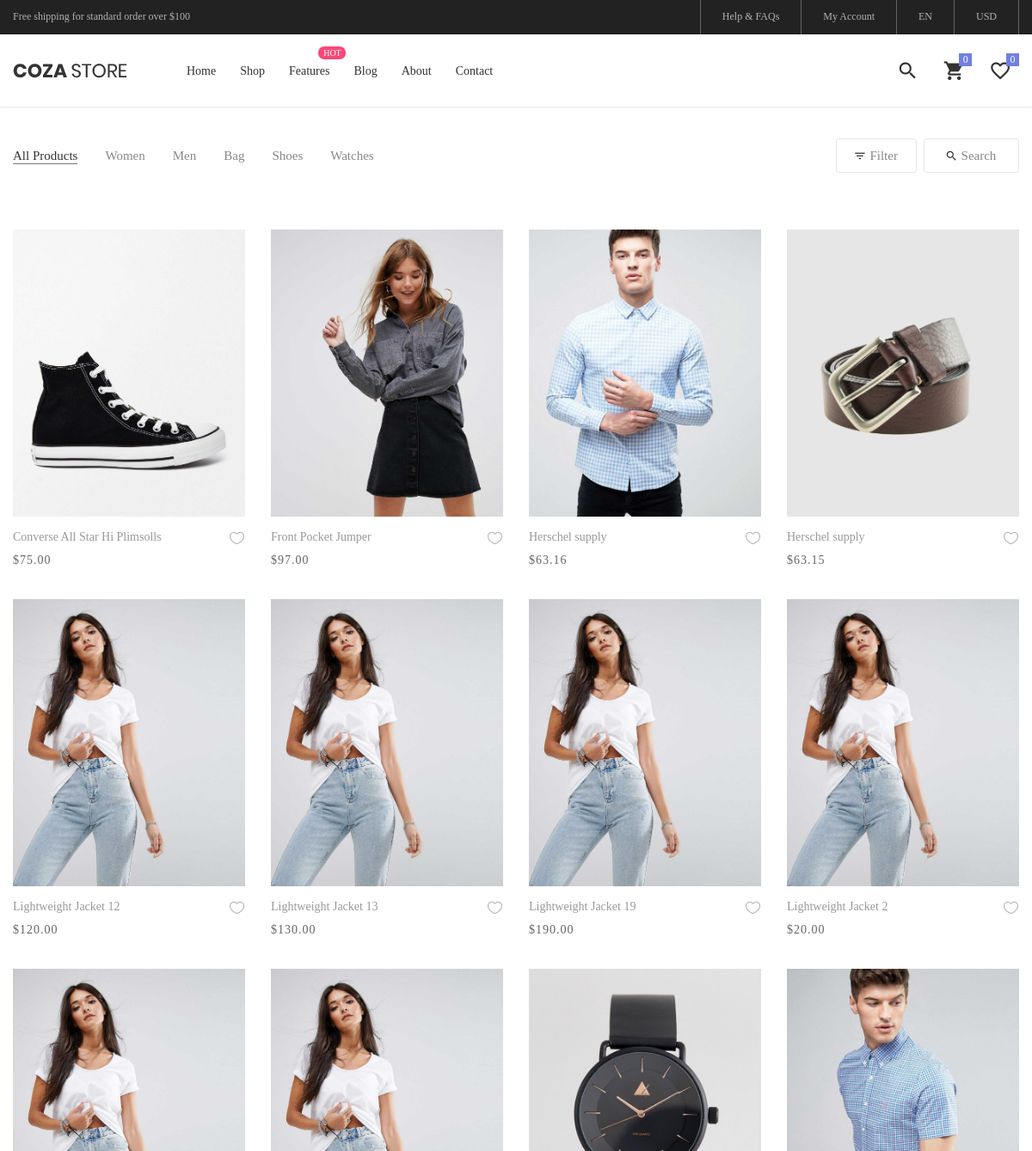
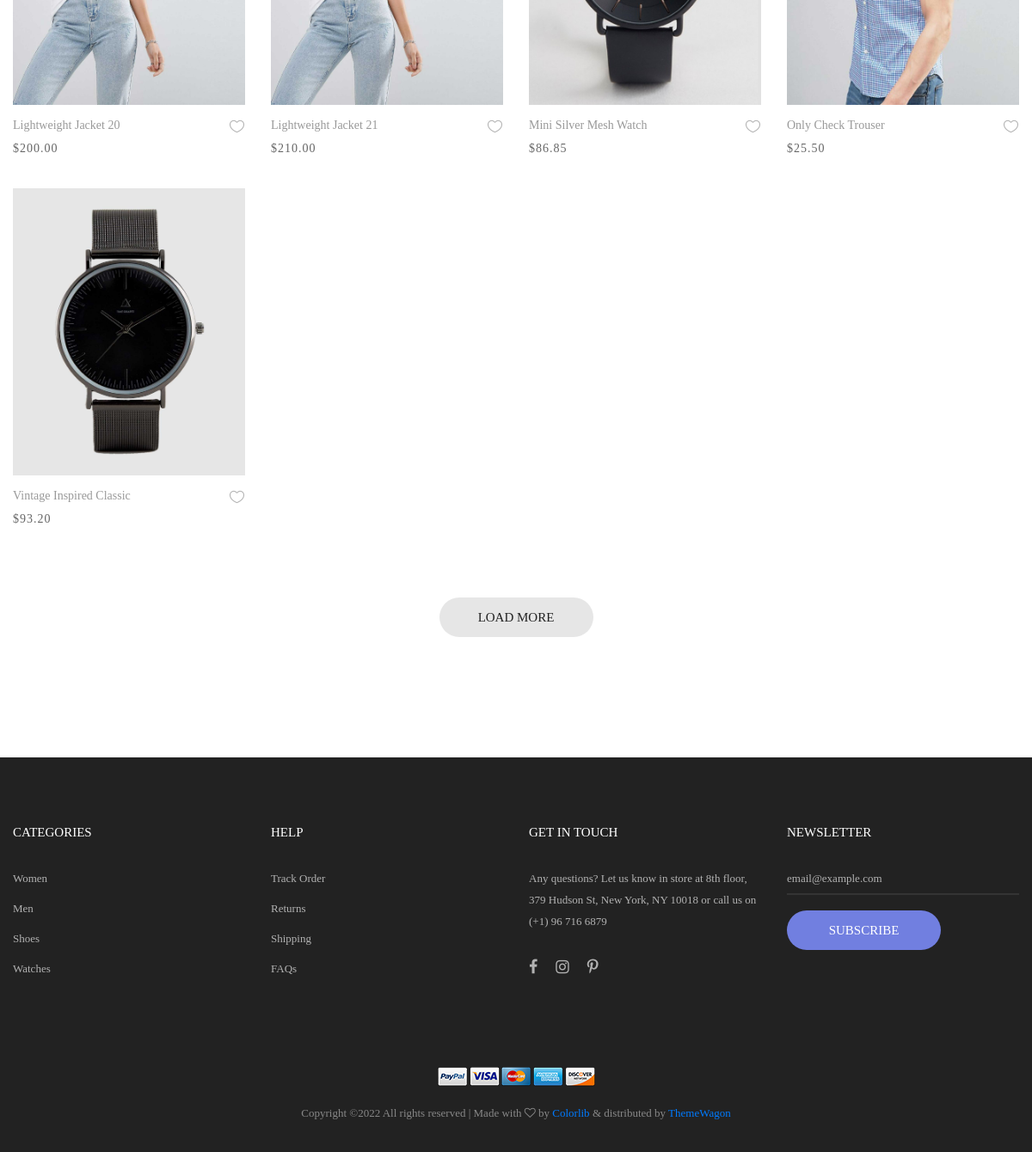
Screenshot of /products/ with the database file from the repository (2 pictures, top to bottom).
### ShopApp/models.py (models this page shows, shortened)
class Product(models.Model):
    category = models.ForeignKey(Category, related_name='products', on_delete=models.CASCADE)
    name = models.CharField(max_length=200, db_index=True)
    slug = models.SlugField(max_length=200, db_index=True)
    image = models.ImageField(upload_to='products/%Y/%m/%d', blank=True)
    description = models.TextField(blank=True)
    price = models.DecimalField(max_digits=10, decimal_places=2)
    stock = models.PositiveIntegerField()
    available = models.BooleanField(default=True)
    created = models.DateTimeField(auto_now_add=True)
    updated = models.DateTimeField(auto_now=True)
    class Meta:
        ordering = ('name',)
        verbose_name = 'Товар'
        verbose_name_plural = 'Товары'
        index_together = (('id', 'slug'),)

### ShopApp/views.py (the view)
# urls.py: path('products/', views.ProductList.as_view(), name='products_list'),
class ProductList(ListView):
    model = Product
    queryset = Product.objects.all()[:16]
    template_name = 'ShopApp/product.html'
    def get_context_data(self, **kwargs):
        context = super(ProductList, self).get_context_data(**kwargs)
        context['cart'] = get_cart(self.request)
        return context

### CartApp/cart.py (called while the page is built)
    def __iter__(self):
        product_ids = self.cart.keys()
        products = Product.objects.filter(id__in=product_ids)
        cart = self.cart.copy()
        for product in products:
            cart[str(product.id)]['product'] = product
        for item in cart.values():
            item['price'] = Decimal(item['price'])
            item['total_price'] = item['price'] * item['quantity']
            yield item

    def __len__(self):
        return sum(item['quantity'] for item in self.cart.values())

    def get_count_tovars(self):
        count = 0
        for item in self.cart.values():
            count += 1
        return count

    def get_total_price(self):
        return sum(Decimal(item['price']) * item['quantity'] for item in self.cart.values())

### CartApp/context_processors.py (called while the page is built)
def cart(request):
    return {'CartApp': Cart(request)}

### ShopApp/views.py (called while the page is built)
def get_cart(requests):
    cart = Cart(requests)
    for item in cart:
        item['update_quantity_form'] = CartAddProductForm(initial={'quantity': item['quantity'], 'update': True})
    return cart

### templates/ShopApp/product.html (shortened to what this page needs)
{% extends 'ShopApp/include/base.html' %}
{% load static %}
{% block content %}
	<div class="bg0 m-t-23 p-b-140">
		<div class="container">
			<div class="flex-w flex-sb-m p-b-52">
				<div class="flex-w flex-l-m filter-tope-group m-tb-10">
					<button class="stext-106 cl6 hov1 bor3 trans-04 m-r-32 m-tb-5 how-active1" data-filter="*">
						All Products
					</button>
					<button class="stext-106 cl6 hov1 bor3 trans-04 m-r-32 m-tb-5" data-filter=".women">
						Women
					</button>
					<button class="stext-106 cl6 hov1 bor3 trans-04 m-r-32 m-tb-5" data-filter=".men">
						Men
					</button>
					<button class="stext-106 cl6 hov1 bor3 trans-04 m-r-32 m-tb-5" data-filter=".bag">
						Bag
					</button>
					<button class="stext-106 cl6 hov1 bor3 trans-04 m-r-32 m-tb-5" data-filter=".shoes">
						Shoes
					</button>
					<button class="stext-106 cl6 hov1 bor3 trans-04 m-r-32 m-tb-5" data-filter=".watches">
						Watches
					</button>
				</div>
				<div class="flex-w flex-c-m m-tb-10">
					<div class="flex-c-m stext-106 cl6 size-104 bor4 pointer hov-btn3 trans-04 m-r-8 m-tb-4 js-show-filter">
						<i class="icon-filter cl2 m-r-6 fs-15 trans-04 zmdi zmdi-filter-list"></i>
						 Filter
					</div>
					<div class="flex-c-m stext-106 cl6 size-105 bor4 pointer hov-btn3 trans-04 m-tb-4 js-show-search">
						<i class="icon-search cl2 m-r-6 fs-15 trans-04 zmdi zmdi-search"></i>
						Search
					</div>
				</div>
			</div>
			<div class="row isotope-grid">
                {% for product in product_list %}
                    <div class="col-sm-6 col-md-4 col-lg-3 p-b-35 isotope-item {{ product.category.name }}">
                    <div class="block2">
                        <div class="block2-pic hov-img0">
                            <a href="{% url 'detail_product' product.slug %}">
                                <img src="{{ product.image.url }}" alt="IMG-PRODUCT">
                            </a>
                        </div>
                        <div class="block2-txt flex-w flex-t p-t-14">
                            <div class="block2-txt-child1 flex-col-l ">
                                <a href="{% url 'detail_product' product.slug %}" class="stext-104 cl4 hov-cl1 trans-04 js-name-b2 p-b-6">
                                    {{ product.name }}
                                </a>
                                <span class="stext-105 cl3">
                                    ${{ product.price }}
                                </span>
                            </div>
                            <div class="block2-txt-child2 flex-r p-t-3">
                                <a href="#" class="btn-addwish-b2 dis-block pos-relative js-addwish-b2">
                                    <img class="icon-heart1 dis-block trans-04" src="{% static 'images/icons/icon-heart-01.png' %}" alt="ICON">
                                </a>
                            </div>
                        </div>
                    </div>
                </div>
                {% endfor %}
            </div>
			<div class="flex-c-m flex-w w-full p-t-45">
				<a href="#" class="flex-c-m stext-101 cl5 size-103 bg2 bor1 hov-btn1 p-lr-15 trans-04">
					Load More
				</a>
			</div>
		</div>
	</div>
{% endblock %}

### templates/ShopApp/include/base.html (shortened to what this page needs)
{% load static %}
<!DOCTYPE html>
<html lang="en">
<head>
	<link rel="stylesheet" type="text/css" href="{% static 'vendor/bootstrap/css/bootstrap.min.css' %}">
	<link rel="stylesheet" type="text/css" href="{% static 'fonts/font-awesome-4.7.0/css/font-awesome.min.css' %}">
	<link rel="stylesheet" type="text/css" href="{% static 'fonts/iconic/css/material-design-iconic-font.min.css' %}">
	<link rel="stylesheet" type="text/css" href="{% static 'fonts/linearicons-v1.0.0/icon-font.min.css' %}">
	<link rel="stylesheet" type="text/css" href="{% static 'vendor/animate/animate.css' %}">
	<link rel="stylesheet" type="text/css" href="{% static 'vendor/css-hamburgers/hamburgers.min.css' %}">
	<link rel="stylesheet" type="text/css" href="{% static 'vendor/animsition/css/animsition.min.css' %}">
	<link rel="stylesheet" type="text/css" href="{% static 'vendor/select2/select2.min.css' %}">
	<link rel="stylesheet" type="text/css" href="{% static 'vendor/daterangepicker/daterangepicker.css' %}">
	<link rel="stylesheet" type="text/css" href="{% static 'vendor/slick/slick.css' %}">
	<link rel="stylesheet" type="text/css" href="{% static 'vendor/MagnificPopup/magnific-popup.css' %}">
	<link rel="stylesheet" type="text/css" href="{% static 'vendor/perfect-scrollbar/perfect-scrollbar.css' %}">
	<link rel="stylesheet" type="text/css" href="{% static 'css/util.css' %}">
	<link rel="stylesheet" type="text/css" href="{% static 'css/main.css' %}">
</head>
<body class="animsition">
	<header class="header-v4">
		<div class="container-menu-desktop">
			<div class="top-bar">
				<div class="content-topbar flex-sb-m h-full container">
					<div class="left-top-bar">
						Free shipping for standard order over $100
					</div>
					<div class="right-top-bar flex-w h-full">
						<a href="#" class="flex-c-m trans-04 p-lr-25">
							Help & FAQs
						</a>
						<a href="#" class="flex-c-m trans-04 p-lr-25">
							My Account
						</a>
						<a href="#" class="flex-c-m trans-04 p-lr-25">
							EN
						</a>
						<a href="#" class="flex-c-m trans-04 p-lr-25">
							USD
						</a>
					</div>
				</div>
			</div>
			<div class="wrap-menu-desktop how-shadow1">
				<nav class="limiter-menu-desktop container">
					<a href="{% url 'index' %}" class="logo">
						<img src="{% static 'images/icons/logo-01.png' %}" alt="IMG-LOGO">
					</a>
					<div class="menu-desktop">
						<ul class="main-menu">
							<li>
								<a href="index.html">Home</a>
							</li>
							<li>
								<a href="{% url 'products_list' %}">Shop</a>
							</li>
							<li class="label1" data-label1="hot">
								<a href="{% url 'CartApp:cart_detail' %}">Features</a>
							</li>
							<li>
								<a href="blog.html">Blog</a>
							</li>
							<li>
								<a href="{% url 'about' %}">About</a>
							</li>
							<li>
								<a href="{% url 'contact' %}">Contact</a>
							</li>
						</ul>
					</div>
					<div class="wrap-icon-header flex-w flex-r-m">
						<div class="icon-header-item cl2 hov-cl1 trans-04 p-l-22 p-r-11 js-show-modal-search">
							<i class="zmdi zmdi-search"></i>
						</div>
						<div class="icon-header-item cl2 hov-cl1 trans-04 p-l-22 p-r-11 icon-header-noti js-show-cart" data-notify="{% if cart.get_count_tovars >= 1 %}{{ cart.get_count_tovars }}{% else %}0{% endif %} ">
							<i class="zmdi zmdi-shopping-cart"></i>
						</div>
						<a href="#" class="icon-header-item cl2 hov-cl1 trans-04 p-l-22 p-r-11 icon-header-noti" data-notify="0">
							<i class="zmdi zmdi-favorite-outline"></i>
						</a>
					</div>
				</nav>
			</div>
		</div>
	</header>
	{% block content %}
	{% endblock %}
	<footer class="bg3 p-t-75 p-b-32">
		<div class="container">
			<div class="row">
				<div class="col-sm-6 col-lg-3 p-b-50">
					<h4 class="stext-301 cl0 p-b-30">
						Categories
					</h4>
					<ul>
						<li class="p-b-10">
							<a href="#" class="stext-107 cl7 hov-cl1 trans-04">
								Women
							</a>
						</li>
						<li class="p-b-10">
							<a href="#" class="stext-107 cl7 hov-cl1 trans-04">
								Men
							</a>
						</li>
						<li class="p-b-10">
							<a href="#" class="stext-107 cl7 hov-cl1 trans-04">
								Shoes
							</a>
						</li>
						<li class="p-b-10">
							<a href="#" class="stext-107 cl7 hov-cl1 trans-04">
								Watches
							</a>
						</li>
					</ul>
				</div>
				<div class="col-sm-6 col-lg-3 p-b-50">
					<h4 class="stext-301 cl0 p-b-30">
						Help
					</h4>
					<ul>
						<li class="p-b-10">
							<a href="#" class="stext-107 cl7 hov-cl1 trans-04">
								Track Order
							</a>
						</li>
						<li class="p-b-10">
							<a href="#" class="stext-107 cl7 hov-cl1 trans-04">
								Returns
							</a>
						</li>
						<li class="p-b-10">
							<a href="#" class="stext-107 cl7 hov-cl1 trans-04">
								Shipping
							</a>
						</li>
						<li class="p-b-10">
							<a href="#" class="stext-107 cl7 hov-cl1 trans-04">
								FAQs
							</a>
						</li>
					</ul>
				</div>
				<div class="col-sm-6 col-lg-3 p-b-50">
					<h4 class="stext-301 cl0 p-b-30">
						GET IN TOUCH
					</h4>
					<p class="stext-107 cl7 size-201">
						Any questions? Let us know in store at 8th floor, 379 Hudson St, New York, NY 10018 or call us on (+1) 96 716 6879
					</p>
					<div class="p-t-27">
						<a href="#" class="fs-18 cl7 hov-cl1 trans-04 m-r-16">
							<i class="fa fa-facebook"></i>
						</a>
						<a href="#" class="fs-18 cl7 hov-cl1 trans-04 m-r-16">
							<i class="fa fa-instagram"></i>
						</a>
						<a href="#" class="fs-18 cl7 hov-cl1 trans-04 m-r-16">
							<i class="fa fa-pinterest-p"></i>
						</a>
					</div>
				</div>
				<div class="col-sm-6 col-lg-3 p-b-50">
					<h4 class="stext-301 cl0 p-b-30">
						Newsletter
					</h4>
					<form action="" name="Newsletter" method="post">
						<div class="wrap-input1 w-full p-b-4">
							<input class="input1 bg-none plh1 stext-107 cl7" type="text" name="email" placeholder="email@example.com">
						</div>
						<div class="p-t-18">
							<button class="flex-c-m stext-101 cl0 size-103 bg1 bor1 hov-btn2 p-lr-15 trans-04">
								Subscribe
							</button>
						</div>
					</form>
				</div>
			</div>
			<div class="p-t-40">
				<div class="flex-c-m flex-w p-b-18">
					<a href="#" class="m-all-1">
						<img src="{% static 'images/icons/icon-pay-01.png' %}" alt="ICON-PAY">
					</a>
					<a href="#" class="m-all-1">
						<img src="{% static 'images/icons/icon-pay-02.png' %}" alt="ICON-PAY">
					</a>
					<a href="#" class="m-all-1">
						<img src="{% static 'images/icons/icon-pay-03.png' %}" alt="ICON-PAY">
					</a>
					<a href="#" class="m-all-1">
						<img src="{% static 'images/icons/icon-pay-04.png' %}" alt="ICON-PAY">
					</a>
					<a href="#" class="m-all-1">
						<img src="{% static 'images/icons/icon-pay-05.png' %}" alt="ICON-PAY">
					</a>
				</div>
				<p class="stext-107 cl6 txt-center">
Copyright &copy;<script>document.write(new Date().getFullYear());</script> All rights reserved | Made with <i class="fa fa-heart-o" aria-hidden="true"></i> by <a href="https://colorlib.com" target="_blank">Colorlib</a> &amp; distributed by <a href="https://themewagon.com" target="_blank">ThemeWagon</a>
				</p>
			</div>
		</div>
	</footer>
</body>
</html>

### templates/ShopApp/include/cart.html (shortened to what this page needs)
{% load static %}

### rows the page displays
Product: image (picture), name "Converse All Star Hi Plimsolls", price "75.00"
Product: image (picture), name "Front Pocket Jumper", price "97.00"
Product: image (picture), name "Herschel supply", price "63.16"
Product: image (picture), name "Herschel supply", price "63.15"
Product: image (picture), name "Lightweight Jacket 12", price "120.00"
Product: image (picture), name "Lightweight Jacket 13", price "130.00"
Product: image (picture), name "Lightweight Jacket 19", price "190.00"
Product: image (picture), name "Lightweight Jacket 2", price "20.00"
Product: image (picture), name "Lightweight Jacket 20", price "200.00"
Product: image (picture), name "Lightweight Jacket 21", price "210.00"
Product: image (picture), name "Mini Silver Mesh Watch", price "86.85"
Product: image (picture), name "Only Check Trouser", price "25.50"
Product: image (picture), name "Vintage Inspired Classic", price "93.20"
